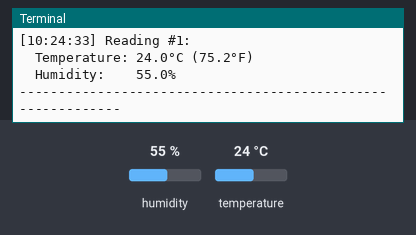
The program below on a simulated Raspberry Pi (BCM pin numbers). On the bench: the last lines printed to the terminal. The test bench sets the inputs (shaded band); at power-on: humidity 55 %, temperature 24 °C. The clock reads 2024-03-15 10:24:30 at power-on unless the program sets it.

Above: at 4.2 s.
4.3 s: humidity set to 22 %
At 7.5 s:
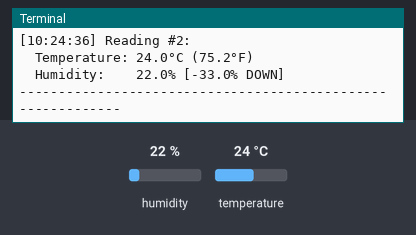
8.3 s: temperature set to 12 °C
At 10.8 s:
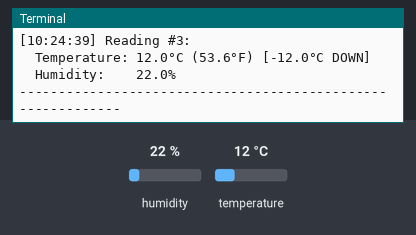
12.3 s: humidity set to 40 %
At 14.0 s:
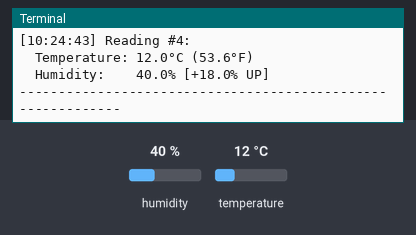
16.3 s: temperature set to 19 °C
At 17.3 s:
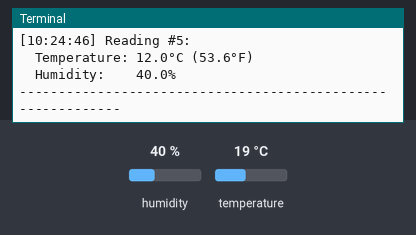
Timing chart, 0 to 19.3 s (numbered marks = the images above; inputs shaded):
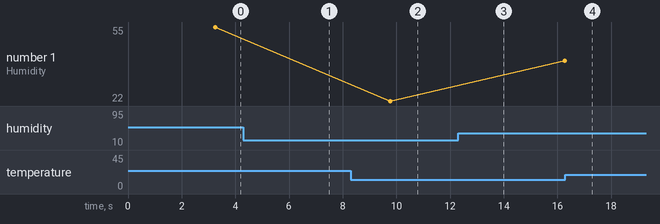

Measured:
- after the input at 4.3 s, the terminal: prints a new line after 2.2 s (image 1)
- after the input at 8.3 s, the terminal: prints a new line after 1.5 s (image 2)
- after the input at 12.3 s, the terminal: prints a new line after 0.72 s (image 3)
- plotted number 1: 22 → 40 after the input at 12.3 s

The program:

dht22_monitor.py
```python
#!/usr/bin/env python3
"""
DHT22 Live Monitor - Shows real-time temperature and humidity changes
Press Ctrl+C to stop
"""

import time
import board
import adafruit_dht
from datetime import datetime

# Initialize DHT22 on GPIO4
dht = adafruit_dht.DHT22(board.D4, use_pulseio=False)

print("=" * 60)
print("DHT22 LIVE MONITOR - Real-time Temperature & Humidity")
print("=" * 60)
print("\nTIP: Try breathing on the sensor or touching it gently")
print("     to see the values change!\n")
print("Press Ctrl+C to stop\n")
print("Initializing sensor, please wait...")
time.sleep(3)  # Give sensor time to stabilize on startup
print("-" * 60)

reading_count = 0
successful_readings = 0
previous_temp = None
previous_humidity = None
consecutive_errors = 0

try:
    while True:
        try:
            # Read sensor
            temp = dht.temperature
            humidity = dht.humidity
            reading_count += 1
            successful_readings += 1
            consecutive_errors = 0  # Reset error counter on success

            # Get current time
            current_time = datetime.now().strftime("%H:%M:%S")

            # Calculate changes if we have previous readings
            temp_change = ""
            humidity_change = ""

            if previous_temp is not None:
                temp_diff = temp - previous_temp
                if abs(temp_diff) > 0.1:
                    if temp_diff > 0:
                        temp_change = f" [+{temp_diff:.1f}°C UP]"
                    else:
                        temp_change = f" [{temp_diff:.1f}°C DOWN]"

            if previous_humidity is not None:
                hum_diff = humidity - previous_humidity
                if abs(hum_diff) > 0.5:
                    if hum_diff > 0:
                        humidity_change = f" [+{hum_diff:.1f}% UP]"
                    else:
                        humidity_change = f" [{hum_diff:.1f}% DOWN]"

            # Display reading
            print(f"[{current_time}] Reading #{successful_readings}:")
            print(f"  Temperature: {temp:.1f}°C ({temp * 9/5 + 32:.1f}°F){temp_change}")
            print(f"  Humidity:    {humidity:.1f}%{humidity_change}")
            print("-" * 60)

            # Store current values for next comparison
            previous_temp = temp
            previous_humidity = humidity

        except RuntimeError as error:
            # DHT sensor errors are normal occasionally
            reading_count += 1
            consecutive_errors += 1
            print(f"[{datetime.now().strftime('%H:%M:%S')}] Read error: {error.args[0]}")

            # Check if wiring might be loose
            if consecutive_errors >= 5:
                print("  WARNING: Multiple consecutive errors!")
                print("  -> Check if wires are connected firmly")
                print("  -> Make sure sensor has power (VCC and GND)")
                consecutive_errors = 0  # Reset to avoid spam

            print("-" * 60)

        # Wait 3 seconds before next reading
        time.sleep(3)

except KeyboardInterrupt:
    print("\n" + "=" * 60)
    print(f"Monitoring stopped.")
    print(f"Total attempts: {reading_count}")
    print(f"Successful readings: {successful_readings}")
    if reading_count > 0:
        success_rate = (successful_readings / reading_count) * 100
        print(f"Success rate: {success_rate:.1f}%")
    print("=" * 60)

finally:
    dht.exit()
```
